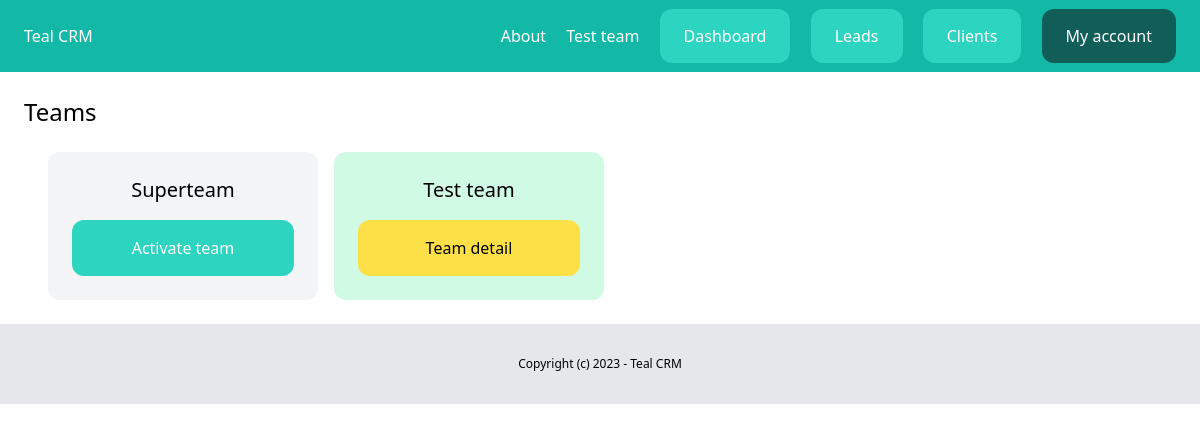
Screenshot of /dashboard/teams/ (signed in) with the database file from the repository.
### teams/models.py (models this page shows, shortened)
class Team(models.Model):
    plan = models.ForeignKey(Plan, related_name='teams', blank=True, null=True, on_delete=models.CASCADE)
    name = models.CharField(max_length=100)
    members = models.ManyToManyField(User, related_name='teams')
    created_by = models.ForeignKey(User, related_name='created_teams', on_delete=models.CASCADE)
    created_at = models.DateTimeField(auto_now_add=True)

### teams/views.py (the view)
# urls.py: path('', views.teams_list, name='list'),
@login_required
def teams_list(request):
    teams = Team.objects.filter(members__in=[request.user])
    return render(request, 'teams/teams_list.html', {
        'teams': teams
    })

### teams/context_processors.py (called while the page is built)
def active_team(request):
    if request.user.is_authenticated:
        if request.user.userprofile.active_team:
            active_team = request.user.userprofile.active_team
        else:
            active_team = Team.objects.filter(created_by=request.user)[0]
    else:
        active_team = None
    return {'active_team': active_team}

### teams/templates/teams/teams_list.html (shortened to what this page needs)
{% extends 'core/base.html' %}
{% block content %}
    <div class="py-6 px-6">
        <h1 class="mb-6 text-2xl">Teams</h1>
        <div class="grid grid-cols-4 gap-4 ml-6">
            {% for team in teams %}
                <div class="{% if team == active_team %}bg-emerald-100{% else %}bg-gray-100{% endif %} rounded-xl p-6">
                    <h2 class="mb-4 text-xl text-center">{{ team.name }}</h2>
                    {% if team == active_team %}
                        <a href="{% url 'teams:detail' team.id %}" class="block py-4 px-6 bg-yellow-300 rounded-xl text-center">Team detail</a>
                    {% else %}
                        <a href="{% url 'teams:activate' team.id %}" class="block py-4 px-6 bg-teal-400 rounded-xl text-white text-center">Activate team</a>
                    {% endif %}
                </div>
            {% endfor %}
        </div>
    </div>
{% endblock %}

### core/templates/core/partials/nav.html
<nav class="py-6 px-6 bg-teal-500 flex justify-between">
    <a href="/" class="text-white">Teal CRM</a>
    <div class="space-x-4">
      <a href="{% url 'about' %}" class="text-white">About</a>
      {% if request.user.is_authenticated %}
        <a href="{% url 'teams:detail' active_team.id %}" class="text-white">{{ active_team.name }}</a>
        <a href="{% url 'dashboard:index' %}" class="py-4 px-6 bg-teal-400 rounded-xl text-white">Dashboard</a>
        <a href="{% url 'leads:list' %}" class="py-4 px-6 bg-teal-400 rounded-xl text-white">Leads</a>
        <a href="{% url 'clients:list' %}" class="py-4 px-6 bg-teal-400 rounded-xl text-white">Clients</a>
        <a href="{% url 'userprofile:myaccount' %}" class="py-4 px-6 bg-teal-800 rounded-xl text-white">My account</a>
      {% else %}
        <a href="{% url 'login' %}" class="py-4 px-6 bg-teal-600 rounded-xl text-white">Log in</a>
        <a href="{% url 'userprofile:signup' %}" class="py-4 px-6 bg-teal-400 rounded-xl text-white">Sign up</a>
      {% endif %}
    </div>
</nav>

### rows the page displays
Team: name "Test team", shows "Team detail"
Team: name "Superteam", shows "Activate team"
